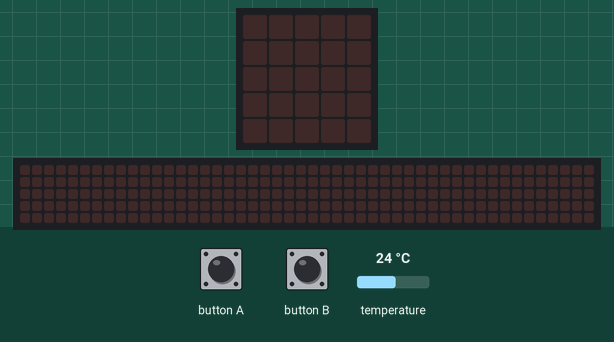
Simulated run of this program. Board: BBC micro:bit running MicroPython. Parts: the board's 5×5 LED display, a strip that is not on the board, showing the scrolling text unrolled. Inputs (shaded band) come from the test bench; at power-on: temperature 24 °C. The 48×5 strip is a reading aid, not a part: it shows the text the display is scrolling, unrolled, one strip-width of it at a time.

Above: at 1.2 s.
1.3 s: button A pressed for 0.15 s
At 1.37 s:
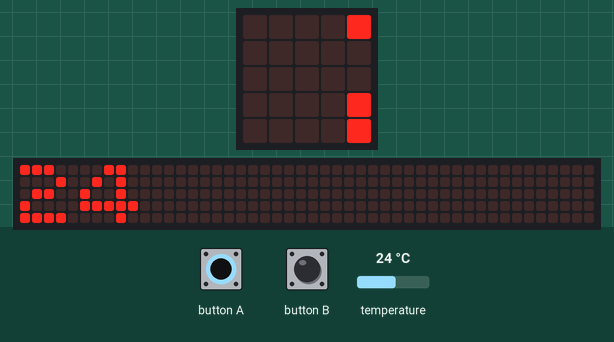
4.3 s: button B pressed for 0.15 s
At 20.9 s:
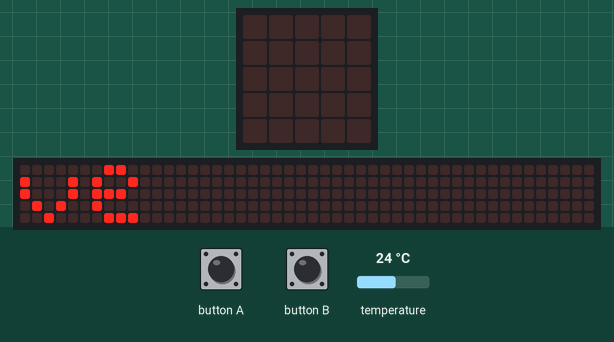

The program:

temperature1.py
```python
#
# Temperature Measurement Program
#
# The microbit has an internal thermistor on the actual microprocesor chip.
#
#


from microbit import *
while True:
    if button_a.was_pressed():
        display.scroll(temperature())
    elif button_b.was_pressed():
        display.scroll("Hi   My name is   Steve   ")
```

Measured:
- after the input at 1.3 s, the display: changes at once (image 1)
- after the input at 4.3 s, the display: first changes at once (image 2 shows a later state)
